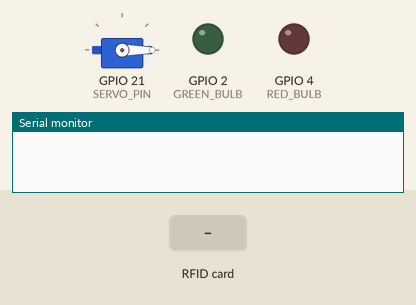
This sketch was run on a simulated ESP32. Parts: servo, output pins drawn as LEDs (lit = HIGH), the last lines printed to the serial monitor. The inputs (shaded band) are chosen by the test bench.

Above: at 1.2 s.
1.3 s: RFID card 5E 7A 19 C4 held to the reader
At 2.7 s:
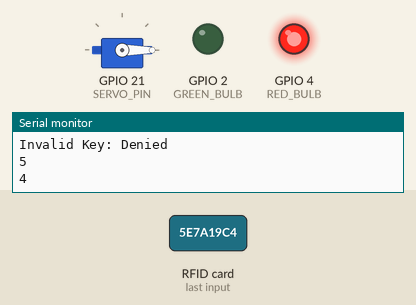
Timing chart, 0 to 7.8 s (numbered marks = the images above; inputs shaded):
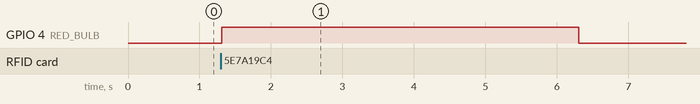

The sketch:

keyless_entry.ino
```cpp
/*
keyless_entry.ino
The Arduino "language" is just C++.

This demo uses an ESP32 DevKit microcontroller,
a MFRC522 RFID scanner, and a SG90 Micro Servo motor.

When you scan the blue RFID key fob next to the scanner, it activates the key fob.
The scanner constantly sends out a radio frequency and then the key fob transmits its unique
identification code back to the scanner. The microcontroller reads this value from
the scanner and if it successfully authenticates it, it turns the servo, simulating a
lock being opened to perhaps a door or a gate. The user is given confirmation by the
red and green LED bulbs whether or not their key was successful for entry.
*/

#include <Arduino.h>
#include <SPI.h>
#include <MFRC522.h>

#include <ESP32Servo.h>

//PINS
//avoid allocating memory for pin numbers
#define RST_PIN 22
#define SS_PIN  5
#define SERVO_PIN 21
#define RED_BULB 4
#define GREEN_BULB 2

//INSTANCES
MFRC522 mfrc522(SS_PIN, RST_PIN);
Servo lock;

String KEY_FOB_UID = "e32ca8d";
//String RFID_CARD_UID = "b3202f10";
String KEY_IN_USE = KEY_FOB_UID;

void setup() {
  Serial.begin(9600);
  while (!Serial);
  SPI.begin();

  mfrc522.PCD_Init();

  lock.attach(SERVO_PIN);
  lock.write(0); //set to 0 degrees "locked"

  pinMode(RED_BULB, OUTPUT);
  pinMode(GREEN_BULB, OUTPUT);
}

void loop() {
  byte uid_byte;
  String scanned_uid = "";
  if (mfrc522.PICC_IsNewCardPresent()) {
    if (mfrc522.PICC_ReadCardSerial()) {
      for (int idx = 0; idx < 10; idx++) {
        uid_byte = mfrc522.uid.uidByte[idx];
        if (uid_byte) {
          scanned_uid += (String(uid_byte, HEX));
        }
      }
    }
  }
  if (scanned_uid == KEY_IN_USE) {
    Serial.println("Valid Key: Unlock");
    digitalWrite(GREEN_BULB, HIGH);
    lock.write(90);
    for (int i = 5; i != 0; i--) {
      Serial.println(i);
      delay(1000);
    }
    Serial.println("Lock");
    digitalWrite(GREEN_BULB, LOW);
    lock.write(0);
  }
  else if (scanned_uid != "" && scanned_uid != KEY_IN_USE) {
    Serial.println("Invalid Key: Denied");
    digitalWrite(RED_BULB, HIGH);
    for (int i = 5; i != 0; i--) {
      Serial.println(i);
      delay(1000);
    }
    Serial.println("Try again");
    digitalWrite(RED_BULB, LOW);
  }
}
```

Measured:
- after the input at 1.3 s, GPIO 4 (RED_BULB): LOW → HIGH at once, → LOW 5.0 s later
